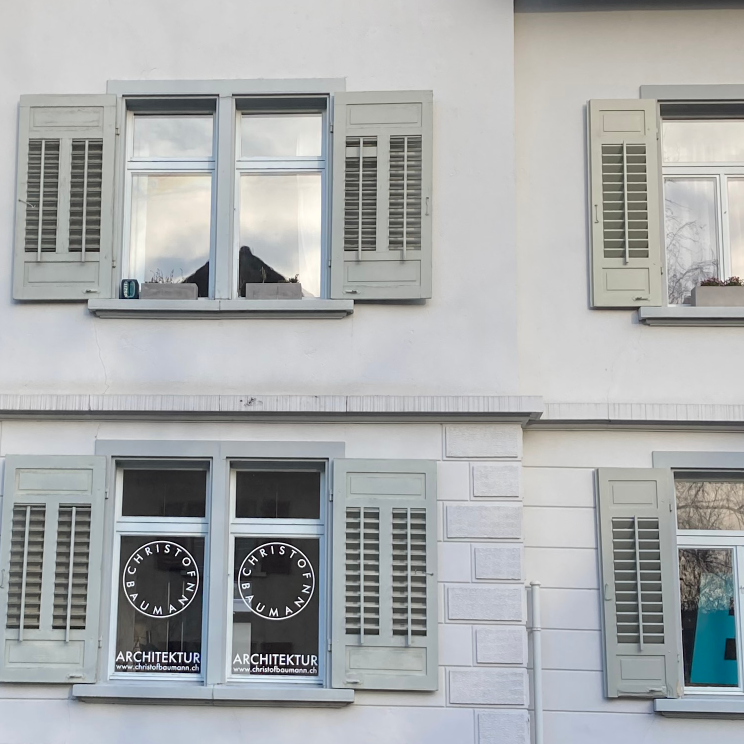
#> input picture data/own/crop_tri/IMG_1602.png, 1488 x 1488 px, found by its file name (shown at 1/2 size); its folder holds only this picture in this run
$ python reading_using_pil.py   (older library calls are emulated)
#> lines starting #> are read from the running program, lines starting #| are printed output that depends on the picture
from PIL import Image
import numpy as np
import os

LABEL_DICT = {
    0:"background",
    1:"facade",
    2:"window",
    11:"shop",
    10:"pillar",
    3:"door",
    5:"sill",
    8:"deco",
    7:"blind",
    6:"balcony",
    9:"molding",
    4:"cornice"
}

LABEL_GROUPS = {
    # 0:["window"],
    0:["window", "door"]
}

IMAGE_RESOLUTION=256

def dict_mapping():

    # [24 lines of commented-out code are left out]

    a_dict = {}

    for i in range(255):
        a_dict[255-i]=1
#> in read_and_save_merged_images_butchering, img is the input picture: PIL image 1488x1488 RGBA; mean R, G, B, A 168.3, 171, 171.6, 255

    a_dict[1]=3
    a_dict[2]=2
    # a_dict[3]=1

    return a_dict
    # return {
    #     0:2,
    #     1:1,
    #     2:1,
    #     3:0,
    #     4:0,
    #     5:0,
    #     6:0,
    #     7:0,
    #     8:0,
    #     9:0,
    #     10:0,
    #     11:0,
    # }

# [7 lines left out: function pillow_remap, not called in this run]

def crop_image(img):
    global IMAGE_RESOLUTION
    # getting the w & h of the image
    w, h = img.size
#> w = 1488; h = 1488

    # setting the scales:
    i = min(IMAGE_RESOLUTION/w, IMAGE_RESOLUTION/h)
#> i = 0.172
    a = max(IMAGE_RESOLUTION/w, IMAGE_RESOLUTION/h)
#> a = 0.172

    # creating thumbnail
    img.thumbnail((IMAGE_RESOLUTION*a/i,IMAGE_RESOLUTION*a/i), Image.ANTIALIAS)
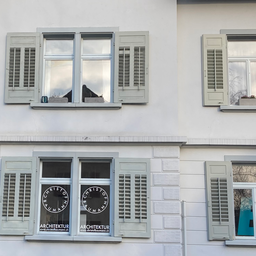
#> img: PIL image 256x256 RGBA; mean R, G, B, A 168.3, 171, 171.6, 255
    w, h = img.size
#> w = 256; h = 256

    # cropping
    left = (w - IMAGE_RESOLUTION)/2
#> left = 0
    top = (h - IMAGE_RESOLUTION)/2
#> top = 0
    right = (w + IMAGE_RESOLUTION)/2
#> right = 256
    bottom = (h + IMAGE_RESOLUTION)/2
#> bottom = 256

    return img.crop((left, top, right, bottom))

# [149 lines left out: functions read_folder, read_and_save_merged_images_from_list, read_and_save_merged_images, not called in this run]

def read_and_save_merged_images_butchering(f_path):
    directory = os.fsencode(f_path)

    file_dict = {}

    remap_dict = dict_mapping()

    for file in os.listdir(directory):
        filename = os.fsdecode(file)
        if filename.endswith(".png"):
            pure_file_name = filename.replace(".png",'')

            img = Image.open(os.path.join(f_path, filename))

            # [5 lines of commented-out code are left out]

            n_img = crop_image(img)
            n_img = n_img.convert('RGB')

            try:
                file_dict[pure_file_name]["output"]=n_img
            except:
                file_dict[pure_file_name]={"output":n_img}

        elif filename.endswith(".jpeg"):
            pass

            img = Image.open(os.path.join(f_path, filename))
            img = crop_image(img)

            pure_file_name = filename.replace(".jpeg",'')

            try:
                file_dict[pure_file_name]["output"]=img
            except:
                file_dict[pure_file_name]={"output":img}

        else:
            print("{} is not a png".format(filename))

    for name, img_dict in file_dict.items():
        if len(img_dict) == 1:
            # [10 lines of commented-out code are left out]
            image2 = img_dict["output"]

            image1_size = image2.size
            image2_size = image2.size

            new_image = Image.new('RGB',(2*image1_size[0], image1_size[1]), (250,250,250))
            new_image.paste(image2,(0,0))
            # new_image.paste(image2,(image1_size[0],0))

            new_image.save(os.path.join(f_path, "output", name + ".png"), "PNG")
        else:
            print("don't have all necessary data for {}".format(name))
#> this loop made 1 pass
#> (name, image2_size) on pass 1: ('IMG_1602', (256, 256))
#> pass 1, in read_and_save_merged_images_butchering, `new_image.save(os.path.join(f_path, "output", name + ".png"), "PNG")`:
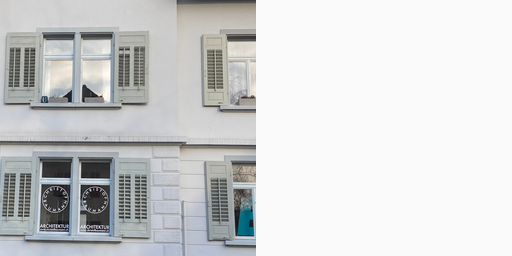
#> saved as IMG_1602.png: PIL image 512x256 RGB; mean R, G, B 209.1, 210.5, 210.8

if __name__ == "__main__":
    # [7 lines of commented-out code are left out]

    read_and_save_merged_images_butchering("/Users/jonas/Documents/reps/facade_p2p/data/own/crop_tri")

$ run again, on data/own/crop_tri/IMG_1609.png
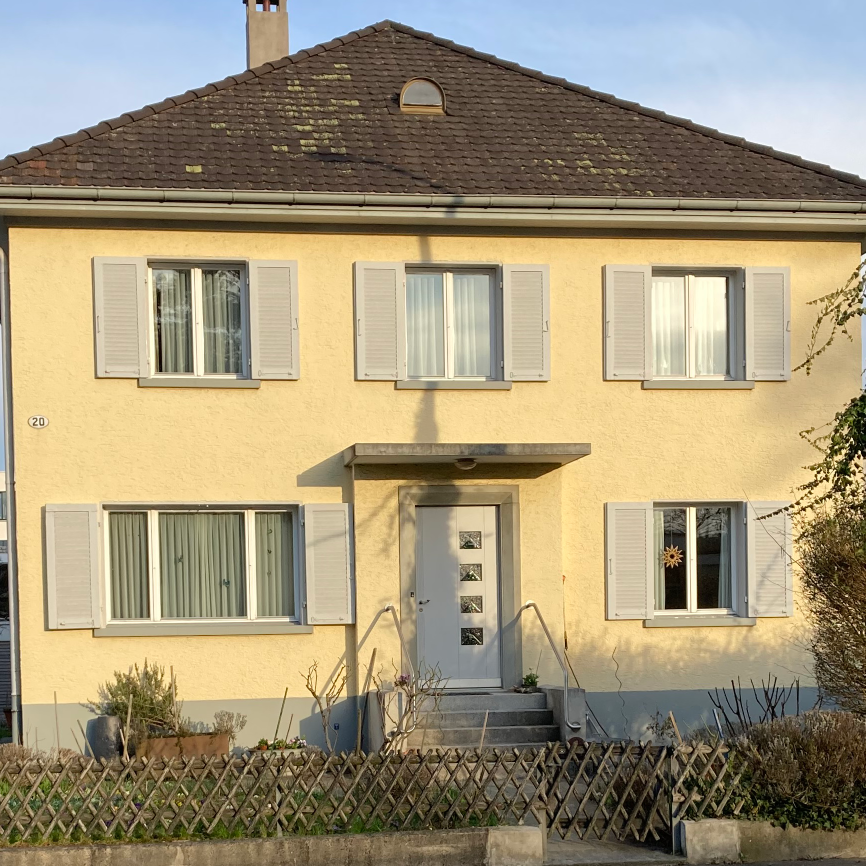
#> input picture data/own/crop_tri/IMG_1609.png, 1732 x 1732 px, found by its file name (shown at 1/2 size)
#> in read_and_save_merged_images_butchering, img is the input picture: PIL image 1732x1732 RGBA; mean R, G, B, A 160.9, 149, 121.7, 255
#> in crop_image, `img.thumbnail((IMAGE_RESOLUTION*a/i,IMAGE_RESOLUTION*a/i), Image.ANTIA..`:
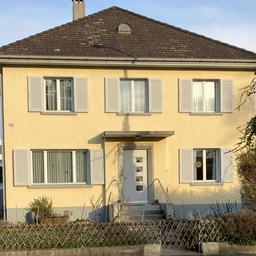
#> img: PIL image 256x256 RGBA; mean R, G, B, A 160.9, 149, 121.8, 255
#> the loop in read_and_save_merged_images_butchering, `for name, img_dict in file_dict.items():` made 1 pass
#> (name, image2_size) on pass 1: ('IMG_1609', (256, 256))
#> pass 1, in read_and_save_merged_images_butchering, `new_image.save(os.path.join(f_path, "output", name + ".png"), "PNG")`:
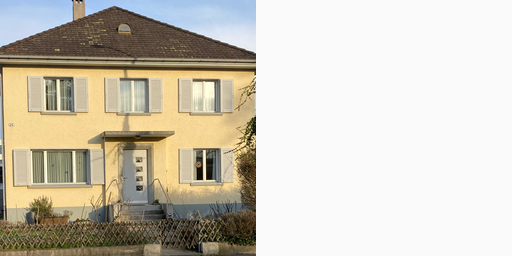
#> saved as IMG_1609.png: PIL image 512x256 RGB; mean R, G, B 205.5, 199.5, 185.9

$ run again, on data/own/crop_tri/IMG_1612.png
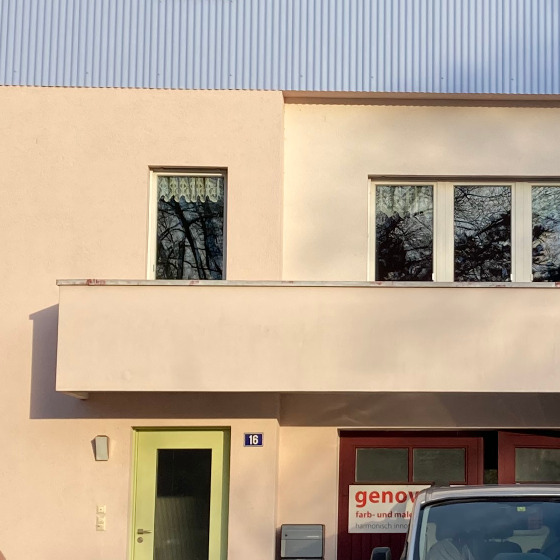
#> input picture data/own/crop_tri/IMG_1612.png, 1119 x 1119 px, found by its file name (shown at 1/2 size)
#> in read_and_save_merged_images_butchering, img is the input picture: PIL image 1119x1119 RGBA; mean R, G, B, A 181.4, 165.2, 147.2, 255
#> in crop_image, `img.thumbnail((IMAGE_RESOLUTION*a/i,IMAGE_RESOLUTION*a/i), Image.ANTIA..`:
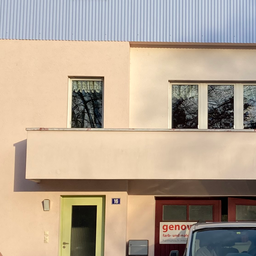
#> img: PIL image 256x256 RGBA; mean R, G, B, A 181.4, 165.2, 147.2, 255
#> the loop in read_and_save_merged_images_butchering, `for name, img_dict in file_dict.items():` made 1 pass
#> (name, image2_size) on pass 1: ('IMG_1612', (256, 256))
#> pass 1, in read_and_save_merged_images_butchering, `new_image.save(os.path.join(f_path, "output", name + ".png"), "PNG")`:
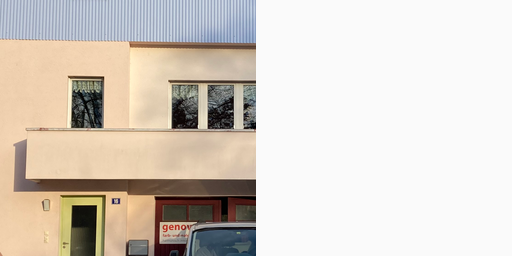
#> saved as IMG_1612.png: PIL image 512x256 RGB; mean R, G, B 215.7, 207.6, 198.6

$ run again, on data/own/crop_tri/IMG_2682.png
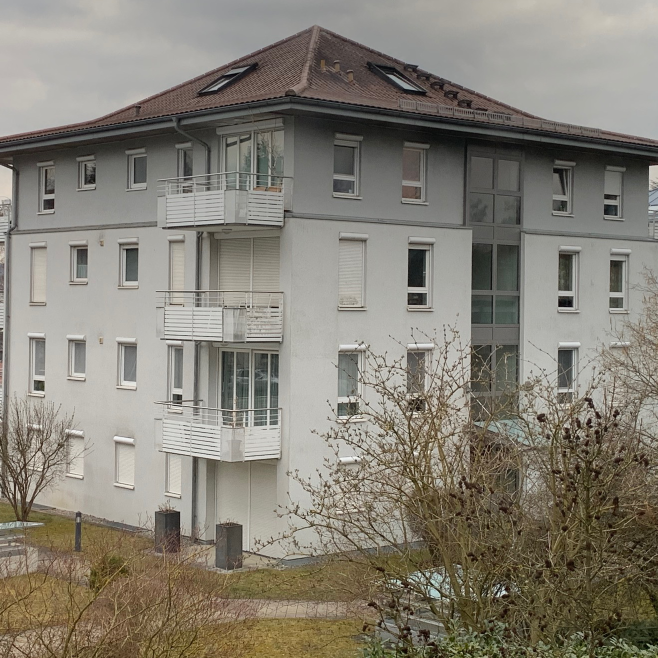
#> input picture data/own/crop_tri/IMG_2682.png, 1315 x 1316 px, found by its file name (shown at 1/2 size)
#> in read_and_save_merged_images_butchering, img is the input picture: PIL image 1315x1316 RGBA; mean R, G, B, A 132.8, 127.9, 116.8, 255
#> in crop_image, `img.thumbnail((IMAGE_RESOLUTION*a/i,IMAGE_RESOLUTION*a/i), Image.ANTIA..`:
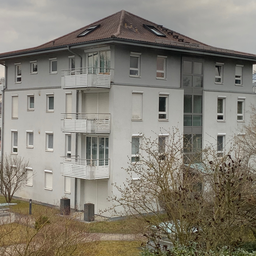
#> img: PIL image 256x256 RGBA; mean R, G, B, A 132.8, 127.9, 116.8, 255
#> the loop in read_and_save_merged_images_butchering, `for name, img_dict in file_dict.items():` made 1 pass
#> (name, image2_size) on pass 1: ('IMG_2682', (256, 256))
#> pass 1, in read_and_save_merged_images_butchering, `new_image.save(os.path.join(f_path, "output", name + ".png"), "PNG")`:
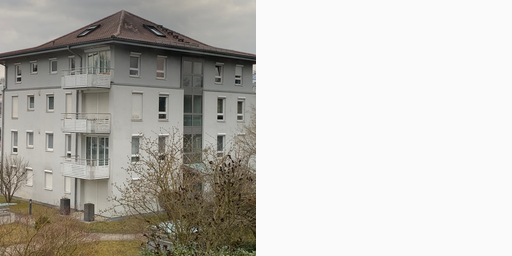
#> saved as IMG_2682.png: PIL image 512x256 RGB; mean R, G, B 191.4, 188.9, 183.4
